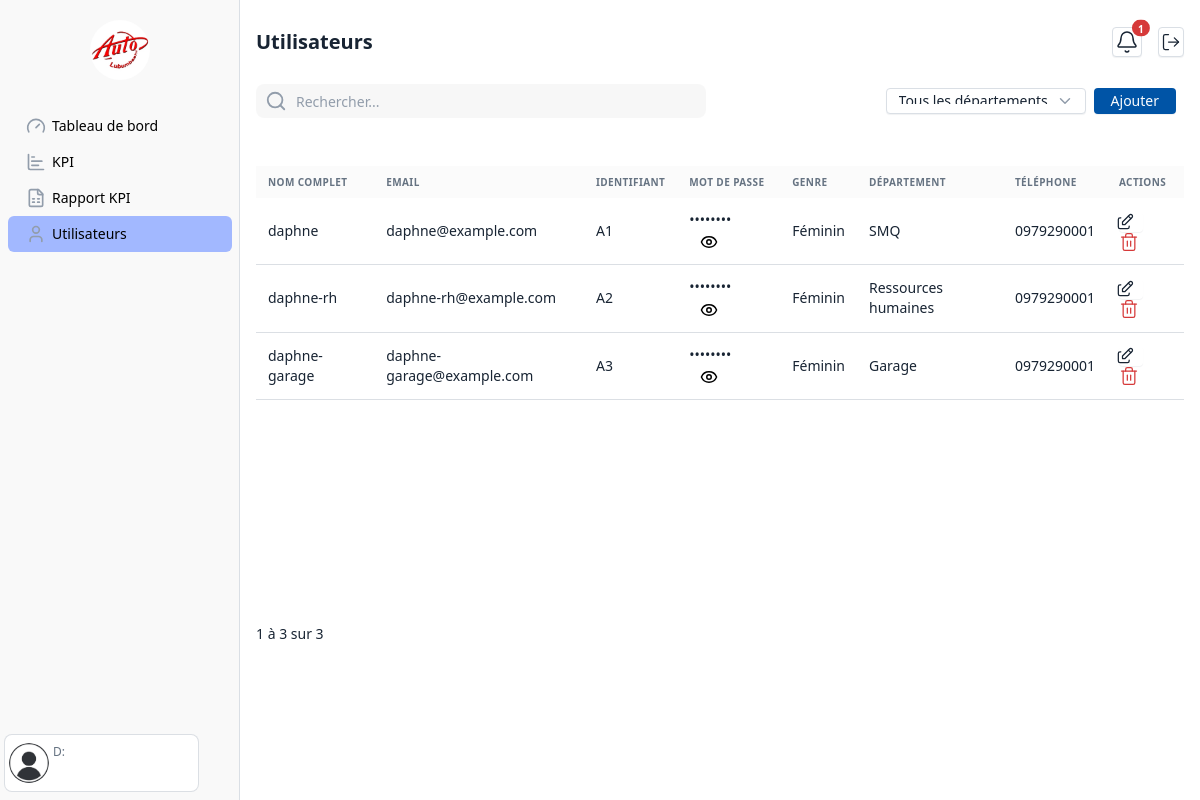
/smq/utilisateurs/, run on the app's committed database.
### SMQ/models.py (models this page shows, shortened)
class UserProfile(models.Model):
    user = models.OneToOneField(User, on_delete=models.CASCADE)
    sexe = models.CharField(max_length=10, choices=[("Masculin", "Masculin"), ("Féminin", "Féminin")])
    date_naissance = models.DateField()
    numero_telephone = models.CharField(max_length=20)
    departement = models.CharField(max_length=50, choices=DEPARTEMENTS, default="SMQ")
    plain_password = models.CharField(max_length=128, help_text="Mot de passe en clair pour affichage interne")
    identifiant = models.CharField(max_length=128, default='')

### SMQ/views_utilisateurs.py (the view, shortened to what this page needs)
# urls.py: path('utilisateurs/', utilisateurs, name='smq/utilisateurs'),
def utilisateurs(request):
    search_query = request.GET.get('q', '')
    departement_filter = request.GET.get('departement', '')
    page_number = request.GET.get('page', 1)
    user_profiles = UserProfile.objects.select_related('user')
    if departement_filter:
        user_profiles = user_profiles.filter(departement=departement_filter)
    paginator = Paginator(user_profiles.order_by('user__last_name'), 10)
    page_obj = paginator.get_page(page_number)
    context = {
        'page_obj': page_obj,
        'search_query': search_query,
        'departement_filter': departement_filter,
        'pagename': "utilisateurs",
    }
    return render(request, "smq/utilisateurs.html", context)

### SMQ/templates/smq/utilisateurs.html (shortened to what this page needs)
{% load static %}
<!DOCTYPE html>
<html lang="fr">
<head>
  <link rel="stylesheet" href="{% static 'libs/tabler/css/tabler.css' %}" />
</head>
<body class="bg-white">
  <div class="page">
    {% include 'smq/includes/sidebar.html' with pagename=pagename %}
    <div class="page-wrapper">
      <div class="page-header">
        <div class="container-xl d-flex justify-content-between">
          <h2 class="page-title">Utilisateurs</h2>
          <div class="d-flex gap-3">
            <a href="#" id="off-canvas-notification" class="btn btn-icon position-relative" style="min-width: 24px; min-height: 24px; padding: 2px;">
              <span id="badge-soumissions" class="position-absolute top-0 start-100 translate-middle badge rounded-pill bg-danger" style="font-size: 10px; color: white; display: none;"></span>
            </a>
            <a href="{% url 'logout' %}" class="btn btn-icon" style="min-width: 24px; min-height: 24px; padding: 2px;">
              <svg xmlns="http://www.w3.org/2000/svg" style="height: 20px; width: 20px;" width="24" height="24"
                  viewBox="0 0 24 24" fill="none" stroke="currentColor" stroke-width="1.5" stroke-linecap="round"
                  stroke-linejoin="round">
                <path d="m16 17 5-5-5-5"/><path d="M21 12H9"/><path d="M9 21H5a2 2 0 0 1-2-2V5a2 2 0 0 1 2-2h4"/>
              </svg>
            </a>
          </div>
        </div>
      </div>
      <div class="page-body mb-0 mt-4">
        <div class="container-xl">
          <div class="d-flex justify-content-between align-items-center mb-4 w-100">
            <form method="get" class="d-flex justify-content-between align-items-center mb-4 w-100" style="gap:1rem;">
              <div style="width: 450px;">
                <div class="input-icon">
                  <span class="input-icon-addon">
                    <svg xmlns="http://www.w3.org/2000/svg" width="22" height="22" stroke="currentColor" stroke-width="2" fill="none" viewBox="0 0 24 24" stroke-linecap="round" stroke-linejoin="round">
                      <circle cx="11" cy="11" r="8"></circle><line x1="21" y1="21" x2="16.65" y2="16.65"></line>
                    </svg>
                  </span>
                  <input type="text" name="q" value="{{ search_query }}" class="form-control border-0 shadow-none rounded-3 input-search"
                    style="height: 34px; background-color: rgba(0, 0, 0, 0.03);" placeholder="Rechercher..." />
                </div>
              </div>
              <div class="d-flex justify-content-end align-items-center gap-2">
                <select name="departement" class="form-select" style="width: auto; height: 26px; padding-top: 2px;" onchange="this.form.submit()">
                  <option value="">Tous les départements</option>
                </select>
                <button type="button" class="btn btn-primary me-2" style="height: 26px;" data-bs-target="#modal-add-user" data-bs-toggle="modal">
                  Ajouter
                </button>
              </div>
            </form>
          </div>
          {% if page_obj %}
            <div class="table-responsive mt-3" style="max-height: 442px; height: 442px; overflow-y: auto;">
              <table class="table table-vcenter">
                <thead>
                  <tr>
                    <th class="border-0" style="background-color: rgba(0, 0, 0, 0.015) !important;">
                      Nom complet
                    </th>
                    <th class="border-0" style="background-color: rgba(0, 0, 0, 0.015) !important;">
                      Email
                    </th>
                    <th class="border-0" style="background-color: rgba(0, 0, 0, 0.015) !important;">
                      Identifiant
                    </th>
                    <th class="border-0" style="background-color: rgba(0, 0, 0, 0.015) !important;">
                      Mot de passe
                    </th>
                    <th class="border-0" style="background-color: rgba(0, 0, 0, 0.015) !important;">
                      Genre
                    </th>
                    <th class="border-0" style="background-color: rgba(0, 0, 0, 0.015) !important;">
                      Département
                    </th>
                    <th class="border-0" style="background-color: rgba(0, 0, 0, 0.015) !important;">
                      Téléphone
                    </th>
                    <th class="border-0" style="background-color: rgba(0, 0, 0, 0.015) !important;">
                      Actions
                    </th>
                  </tr>
                </thead>
                <tbody>
                  {% for userprofile in page_obj %}
                    <tr>
                      <td>{{ userprofile.user.get_full_name }}</td>
                      <td>{{ userprofile.user.email }}</td>
                      <td>{{ userprofile.identifiant }}</td>
                      <td>
                        <span id="password-{{ userprofile.id }}" data-password="{{ userprofile.plain_password }}">
                          ••••••••
                        </span>
                        <button type="button" onclick="togglePassword({{ userprofile.id }})" style="margin-left: 5px; border: none; background-color: white;">
                        </button>
                      </td>
                      <td>{{ userprofile.sexe }}</td>
                      <td>{{ userprofile.departement }}</td>
                      <td>{{ userprofile.numero_telephone }}</td>
                      <td>
                        <button type="button" class="btn p-0 border-0 me-2 text-dark"
                          data-bs-toggle="modal"
                          data-bs-target="#modal-edit-user"
                          data-user-id="{{ userprofile.id }}"
                          data-full-name="{{ userprofile.user.get_full_name }}"
                          data-email="{{ userprofile.user.email }}"
                          data-sexe="{{ userprofile.sexe }}"
                          data-identifiant="{{ userprofile.identifiant }}"
                          data-date-naissance="{{ userprofile.date_naissance|date:'Y-m-d' }}"
                          data-telephone="{{ userprofile.numero_telephone }}"
                          data-departement="{{ userprofile.departement }}"
                        >
                        </button>
                        <a href="{% url 'smq/delete-utilisateurs' userprofile.id %}" class="text-red" onclick="return confirm('Supprimer ce rapport ?');">
                        </a>
                      </td>
                    </tr>
                  {% endfor %}
                </tbody>
              </table>
            </div>
            {% include "smq/includes/pagination.html" with page_obj=page_obj %}
          {% endif %}
        </div>
      </div>
    </div>
  </div>
</body>
</html>

### SMQ/templates/smq/includes/sidebar.html (shortened to what this page needs)
{% load static %}
<aside class="navbar navbar-vertical navbar-expand-sm ps-1 pe-1 d-flex flex-column justify-content-between" style="background-color: #f9f9f9;">
  <div class="w-100">
    <h1 class="navbar-brand navbar-brand-autodark w-100 text-center mt-2">
      <a href="#">
        <img src="{% static 'images/auto-lubumbashi-logo.webp' %}" class="rounded-circle" width="60" height="60" alt="Logo SMQ" />
      </a>
    </h1>
    <div class="collapse navbar-collapse" id="sidebar-menu">
      <ul class="nav nav-pills nav-vertical navbar-nav pt-lg-3 px-1">
        <li class="nav-item {% if pagename == 'tableau-bord' %}selected{% endif %}">
          <a class="nav-link" href="{% url 'smq/tableau-bord' %}">
            <span class="nav-link-icon">
              <svg xmlns="http://www.w3.org/2000/svg" width="24" height="24" viewBox="0 0 24 24" fill="none" stroke="currentColor" stroke-width="2" stroke-linecap="round" stroke-linejoin="round" class="lucide lucide-gauge-icon lucide-gauge">
                <path d="m12 14 4-4"/><path d="M3.34 19a10 10 0 1 1 17.32 0"/>
              </svg>
            </span>
            Tableau de bord
          </a>
        </li>
        <li class="nav-item {% if pagename == 'kpi' %}selected{% endif %}">
          <a class="nav-link" href="{% url 'smq/kpi' %}">
            <span class="nav-link-icon">
            </span>
            KPI
          </a>
        </li>
        <li class="nav-item {% if pagename == 'rapports-kpi' %}selected{% endif %}">
          <a class="nav-link" href="{% url 'smq/rapports-kpi' %}">
            <span class="nav-link-icon">
            </span>
            Rapport KPI
          </a>
        </li>
        <li class="nav-item {% if pagename == 'utilisateurs' %}selected{% endif %}">
          <a class="nav-link" href="{% url 'smq/utilisateurs' %}">
            <span class="nav-link-icon">
              <svg xmlns="http://www.w3.org/2000/svg" width="24" height="24" viewBox="0 0 24 24" fill="none" stroke="currentColor" stroke-width="2" stroke-linecap="round" stroke-linejoin="round" class="lucide lucide-user-icon lucide-user">
                <path d="M19 21v-2a4 4 0 0 0-4-4H9a4 4 0 0 0-4 4v2"/><circle cx="12" cy="7" r="4"/>
              </svg>
            </span>
            Utilisateurs
          </a>
        </li>
      </ul>
    </div>
  </div>
  <div class="py-2 border bg-white rounded-3 d-flex mb-2">
    {% with profile=request.user.userprofile %}
      <img src="{% static 'images/profil.png' %}" alt="Photo Utilisateur" class="rounded-circle mx-1" width="40" height="40">
      <div>
        <div class="text-muted small text-truncate" style="width: 145px;">
          D:{{ profile.departement }}
        </div>
      </div>
    {% endwith %}
  </div>
</aside>

### SMQ/templates/smq/includes/pagination.html (shortened to what this page needs)
<div class="d-flex justify-content-between align-items-center mt-3">
  <span>
    {{ page_obj.start_index }} à {{ page_obj.end_index }} sur {{ page_obj.paginator.count }}
  </span>
</div>

### SMQ/templates/smq/utilisateurs.html (style rules this page uses)
* { font-family: "Noto Sans" !important; }
.selected, .nav-link:hover { background-color: #a2b8ff; border-radius: 6px; color: #000 !important; }
.nav-link { color: #000 !important; }

### data on the page
UserProfile: user.get_full_name "daphne", user.email "daphne@example.com", identifiant "A1", sexe "Féminin", departement "SMQ", numero_telephone "0979290001"
UserProfile: user.get_full_name "daphne-rh", user.email "daphne-rh@example.com", identifiant "A2", sexe "Féminin", departement "Ressources humaines", numero_telephone "0979290001"
UserProfile: user.get_full_name "daphne-garage", user.email "daphne-garage@example.com", identifiant "A3", sexe "Féminin", departement "Garage", numero_telephone "0979290001"

### other printed values
{{ page_obj.start_index }} "1"
{{ page_obj.end_index }} "3"
{{ page_obj.paginator.count }} "3"
